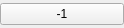
<ui version="4.0" >
 <class>RevisionButton</class>
 <widget class="QWidget" name="RevisionButton" >
  <property name="geometry" >
   <rect>
    <x>0</x>
    <y>0</y>
    <width>124</width>
    <height>28</height>
   </rect>
  </property>
  <layout class="QHBoxLayout" >
   <property name="spacing" >
    <number>0</number>
   </property>
   <property name="margin" >
    <number>0</number>
   </property>
   <item>
    <widget class="QPushButton" name="m_RevisionButton" >
     <property name="text" >
      <string>-1</string>
     </property>
    </widget>
   </item>
  </layout>
 </widget>
 <layoutdefault spacing="6" margin="11" />
 <resources/>
 <connections>
  <connection>
   <sender>m_RevisionButton</sender>
   <signal>clicked()</signal>
   <receiver>RevisionButton</receiver>
   <slot>askRevision()</slot>
   <hints>
    <hint type="sourcelabel" >
     <x>20</x>
     <y>20</y>
    </hint>
    <hint type="destinationlabel" >
     <x>20</x>
     <y>20</y>
    </hint>
   </hints>
  </connection>
 </connections>
</ui>
